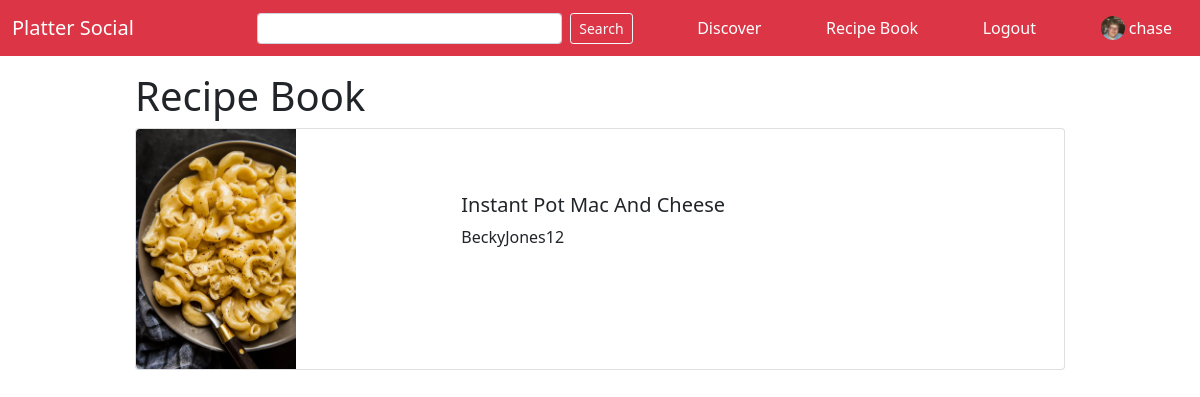
Screenshot of /recipe_book/ (signed in) with the database file from the repository.
### users/models.py (models this page shows)
class Profile(models.Model):
    user = models.OneToOneField(User, on_delete=models.CASCADE, primary_key=True)
    image = models.ImageField(default='profile_pictures/icon-profile.jpg', upload_to='profile_pictures', verbose_name='Profile Picture')
    email = models.EmailField()
    phone_number = models.CharField(max_length=10)
    city = models.CharField(max_length=150)
    state = models.CharField(max_length=150)
    bio = models.TextField(max_length=255, null=True)
    def __str__(self):
        return self.user.username

### myapp/models.py (models this page shows, shortened)
class CookBookRecipe(models.Model):
    cook_book = models.ForeignKey(Profile, on_delete=models.CASCADE)
    recipe = models.ForeignKey(PostRecipe, on_delete=models.CASCADE)

class PostRecipe(models.Model):
    post = models.OneToOneField(Post, on_delete=models.CASCADE, primary_key=True)
    recipe_image = models.ImageField()
    title = models.CharField(max_length=150)
    recipe_yield = models.CharField(max_length=50)
    prep_time = models.CharField(max_length=50)
    cook_time = models.CharField(max_length=50)
    total_time = models.CharField(max_length=50)
    ingredients = models.TextField(max_length=1000)
    directions = models.TextField(max_length=1000)

class Post(models.Model):
    profile = models.ForeignKey(Profile, on_delete=models.CASCADE)
    title = models.CharField(max_length=150)
    time = models.DateTimeField(auto_now_add=True)

### myapp/views.py (the view)
# urls.py: path('recipe_book/', views.recipe_book, name='recipe_book'),
@login_required
def recipe_book(request):
    recipes = CookBookRecipe.objects.filter(cook_book=request.user.profile)
    return render(request, 'myapp/recipe_book.html', {'recipes': recipes})

### myapp/templates/myapp/recipe_book.html
{% extends 'myapp/base.html' %}
{% block body %}
    <h1 class="title mt-3 offset-1">Recipe Book</h1>
        {% for recipe in recipes %}
            <a href="{% url 'myapp:view_recipe' recipe.recipe.post.id %}" class="text-dark text-decoration-none">
            <div class="card col-md-10 offset-1 mb-3">
                <div class="row g-0">
                    <div class="col-md-4">
                        <img src="{{ recipe.recipe.recipe_image.url }}" style="width: 10rem;" class="img-fluid rounded-start" alt="{{ recipe.recipe.title }}">
                    </div>
                    <div class="col-md-8">
                        <div class="card-body">
                            <h5 class="card-title mt-5">{{ recipe.recipe.title|title }}</h5>
                            <p class="card-text mb-5">{{ recipe.recipe.post.profile }}</p>
                        </div>
                    </div>
                </div>
            </div>
            </a>
        {% endfor %}
{% endblock %}

### myapp/templates/myapp/base.html (shortened to what this page needs)
{% load static %}
<!doctype html>
<html lang="en">
<head>
    <link href="https://cdn.jsdelivr.net/npm/bootstrap@5.1.3/dist/css/bootstrap.min.css" rel="stylesheet">
    <link href="{% static 'myapp/style.css' %}" rel="stylesheet">
</head>
<body>
    <nav class="nav navbar nav-danger bg-danger">
        <div class="container-fluid">
            <a href="{% url 'myapp:follow_feed' %}" class="navbar-brand text-white col-md-2">Platter Social</a>
            {% if user.is_authenticated %}
                <form method="GET" action="{% url 'myapp:search' %}" class="d-flex col-md-4">
                    <input type="search" name="searchBox" class="form-control form-control-sm me-2">
                    <button type="submit" class="btn btn-sm btn-outline-light me-3">Search</button>
                </form>
                <a href="{% url 'myapp:discover' %}" class="nav-item nav-link text-white">Discover</a>
                <a href="{% url 'myapp:recipe_book' %}" class="nav-item nav-link text-white">Recipe Book</a>
                <a href="{% url 'user_logout' %}" class="nav-item nav-link text-white">Logout</a>
                <a href="{% url 'profile' user.id %}" class="nav-item nav-link text-white"><img style="height: 1.5rem; width: 1.5rem; object-fit: cover" class="align-top rounded-circle" src="{{ user.profile.image.url }}"> {{ user.username }}</a>
            {% endif %}
            </div>
    </nav>
    <div class="container">
        {% block body %}
        {% endblock %}
    </div>
</body>
</html>

### myapp/static/myapp/style.css (style rules this page uses)
form label, form input { padding: .2rem; }

### rows the page displays
CookBookRecipe: recipe.recipe_image (picture), recipe "Instant Pot Mac And Cheese", recipe.post.profile "BeckyJones12"

### other values shown
{{ user.username }} "chase"
